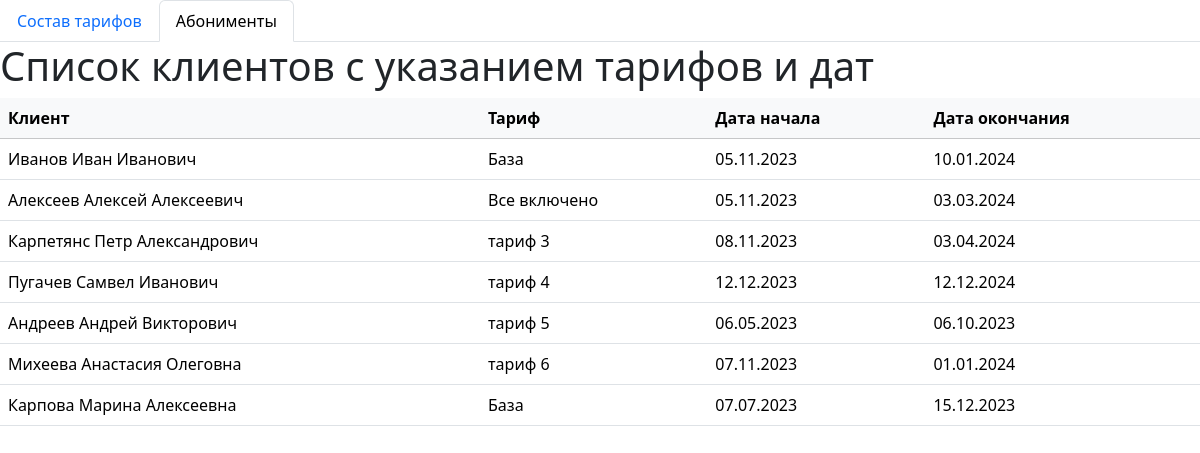
Screenshot of /subscriptions with the database file from the repository.
### app/models.py (models this page shows)
class Subscription(models.Model):
    client = models.ForeignKey("Client", on_delete=models.CASCADE, verbose_name="Клиент")
    plan = models.ForeignKey("Plan", on_delete=models.DO_NOTHING, verbose_name="Тариф")
    date_start = models.DateField(verbose_name="Дата начала")
    date_end = models.DateField(verbose_name="Дата окончания")
    class Meta:
        verbose_name_plural = 'Абонименты'
        verbose_name = 'Абонимент'
        unique_together = ['plan', 'client']

class Client(models.Model):
    first_name = models.CharField(max_length=20, verbose_name="Имя")
    last_name = models.CharField(max_length=20, verbose_name="Фамилия")
    patronymic = models.CharField(max_length=20, verbose_name="Отчество", null=True, blank=True)
    birth_date = models.DateField(db_index=True, verbose_name="Дата рождения")
    def __str__(self):
        return f"{self.last_name} {self.first_name} {self.patronymic}"
    class Meta:
        verbose_name_plural = 'Клиенты'
        verbose_name = 'Клиент'

class Plan(models.Model):
    title = models.CharField(max_length=30, verbose_name="Название программы")
    price = models.FloatField(null=True, blank=True, verbose_name="Цена")
    description = models.TextField(null=True, blank=True, verbose_name="Описание")
    def __str__(self):
        return self.title
    class Meta:
        verbose_name_plural = 'Тарифы'
        verbose_name = 'Тариф'

### app/views.py (the view)
# urls.py: path('subscriptions', views.subscriptions)
def subscriptions(request):
    subs = Subscription.objects.all()
    return render(request, 'app/subscriptions.html', { 'subs': subs, 'active_page': '/subscriptions' })

### app/templates/app/subscriptions.html (shortened to what this page needs)
{% extends 'app/base.html' %}
{% block content %}
    <h1>Список клиентов с указанием тарифов и дат</h1>
    <table class="table">
        <thead class="table-light">
            <tr>
                <th>Клиент</th>
                <th>Тариф</th>
                <th>Дата начала</th>
                <th>Дата окончания</th>
            </tr>
        </thead>
        <tbody>
            {% for sub in subs %}
                <tr>
                    <td>{{ sub.client }}</td>
                    <td>{{ sub.plan }}</td>
                    <td>{{ sub.date_start|date:"d.m.Y" }}</td>
                    <td>{{ sub.date_end|date:"d.m.Y" }}</td>
                </tr>
            {% endfor %}
        </tbody>
    </table>
{% endblock content %}

### rows the page displays
Subscription: client "Иванов Иван Иванович", plan "База", date_start "05.11.2023", date_end "10.01.2024"
Subscription: client "Алексеев Алексей Алексеевич", plan "Все включено", date_start "05.11.2023", date_end "03.03.2024"
Subscription: client "Карпетянс Петр Александрович", plan "тариф 3", date_start "08.11.2023", date_end "03.04.2024"
Subscription: client "Пугачев Самвел Иванович", plan "тариф 4", date_start "12.12.2023", date_end "12.12.2024"
Subscription: client "Андреев Андрей Викторович", plan "тариф 5", date_start "06.05.2023", date_end "06.10.2023"
Subscription: client "Михеева Анастасия Олеговна", plan "тариф 6", date_start "07.11.2023", date_end "01.01.2024"
Subscription: client "Карпова Марина Алексеевна", plan "База", date_start "07.07.2023", date_end "15.12.2023"
